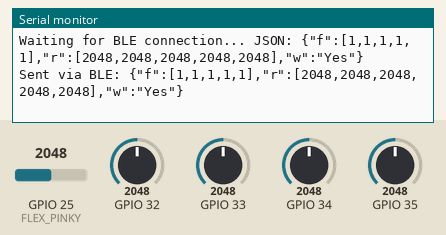
The sketch below on a simulated ESP32. Parts: the last lines printed to the serial monitor. The test bench sets the inputs (shaded band); at power-on: GPIO 32 = 2048, GPIO 34 = 2048, GPIO 35 = 2048, GPIO 25 (FLEX_PINKY) = 2048, GPIO 33 = 2048 (analog values on the 0–4095 scale). Nothing arrives over Bluetooth unless stated; a phone connects over Bluetooth LE 3 s after start.

Above: at 3.4 s.
3.5 s: GPIO 32 set to 165
At 3.91 s:
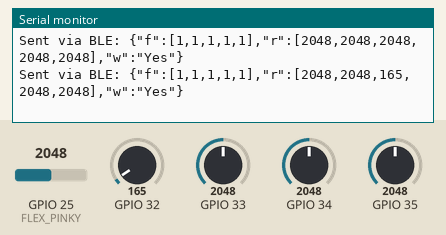
5.0 s: GPIO 32 set to 138
At 5.51 s:
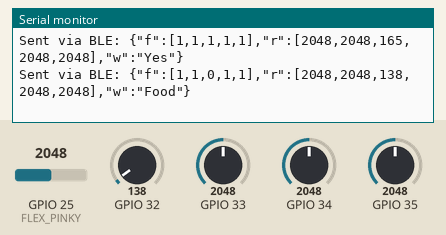
7.1 s: GPIO 34 set to 108
At 7.11 s:
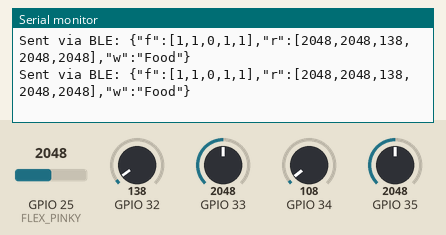
8.6 s: GPIO 34 set to 91
At 9.11 s:
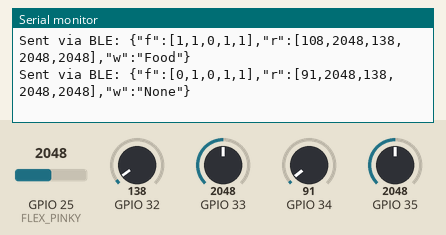
11.1 s: GPIO 35 set to 385
At 11.11 s:
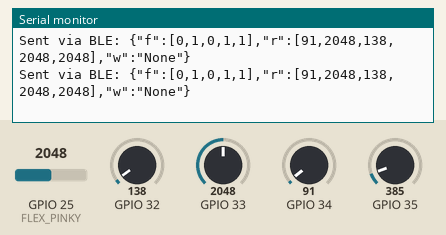

Measured:
- the behaviour switches between 151 and 150 on GPIO 32 (found by bisection; images 1 and 2)
- the behaviour switches between 101 and 100 on GPIO 34 (found by bisection; images 3 and 4)
- after the input at 3.5 s, the serial monitor: prints a new line after 0.16 s (image 1)
- after the input at 5.0 s, the serial monitor: prints a new line after 0.26 s (image 2)
- after the input at 8.6 s, the serial monitor: prints a new line after 0.26 s (image 4)

The sketch:

glove_esp32.ino
```cpp
#include <BLEDevice.h>
#include <BLEServer.h>
#include <BLEUtils.h>
#include <BLE2902.h>

// Service and Characteristic UUIDs (Custom for our app)
#define SERVICE_UUID        "4fafc201-1fb5-459e-8fcc-c5c9c331914b"
#define CHARACTERISTIC_UUID "beb5483e-36e1-4688-b7f5-ea07361b26a8"

BLEServer* pServer = NULL;
BLECharacteristic* pCharacteristic = NULL;
bool deviceConnected = false;

// Pin Definitions
#define FLEX_THUMB   34
#define FLEX_INDEX   35
#define FLEX_MIDDLE  32
#define FLEX_RING    33
#define FLEX_PINKY   25

// Thresholds
#define THRESH_THUMB   100
#define THRESH_INDEX   350
#define THRESH_MIDDLE  150
#define THRESH_RING     20
#define THRESH_PINKY    20

#define NUM_SAMPLES     10
#define SEND_INTERVAL   400 // Slightly slower for BLE stability

struct Gesture {
  const char* word;
  int pattern[5];
};

Gesture gestures[] = {
  {"Hello",     {0, 0, 0, 0, 0}}, {"Yes",       {1, 1, 1, 1, 1}},
  {"No",        {0, 1, 1, 0, 0}}, {"I",         {1, 0, 1, 1, 1}},
  {"You",       {1, 0, 1, 1, 0}}, {"Help",      {0, 0, 0, 1, 1}},
  {"Please",    {0, 1, 1, 1, 0}}, {"Sorry",     {1, 0, 1, 1, 1}},
  {"Thank You", {1, 0, 0, 0, 0}}, {"Good",      {0, 0, 1, 1, 0}},
  {"Bad",       {1, 1, 0, 0, 1}}, {"Water",     {0, 1, 1, 1, 0}},
  {"Food",      {1, 1, 0, 1, 1}}, {"Home",      {0, 1, 1, 0, 0}},
  {"Come",      {1, 0, 0, 1, 1}}, {"Go",        {1, 0, 0, 0, 1}},
  {"Stop",      {0, 0, 0, 0, 1}}, {"Eat",       {1, 1, 1, 0, 0}},
  {"Sleep",     {0, 1, 1, 1, 1}}, {"Pain",      {1, 0, 1, 0, 1}},
  {"Hot",       {0, 1, 0, 0, 1}}, {"Cold",      {1, 0, 1, 1, 0}},
  {"More",      {0, 0, 1, 0, 1}}, {"We",        {0, 0, 0, 1, 0}},
  {"Finished",  {1, 1, 1, 1, 0}},
};

const int NUM_GESTURES = sizeof(gestures) / sizeof(gestures[0]);
unsigned long lastSendTime = 0;

class MyServerCallbacks: public BLEServerCallbacks {
    void onConnect(BLEServer* pServer) { deviceConnected = true; };
    void onDisconnect(BLEServer* pServer) {
      deviceConnected = false;
      // Restart advertising so it can be re-found
      pServer->getAdvertising()->start();
    }
};

int readFlex(int pin) {
  long sum = 0;
  for (int i = 0; i < NUM_SAMPLES; i++) {
    sum += analogRead(pin);
    delay(1);
  }
  return sum / NUM_SAMPLES;
}

void setup() {
  Serial.begin(115200);
  analogReadResolution(12);

  // Initialize BLE
  BLEDevice::init("ISL_Glove_Pro");
  pServer = BLEDevice::createServer();
  pServer->setCallbacks(new MyServerCallbacks());

  BLEService *pService = pServer->createService(SERVICE_UUID);
  pCharacteristic = pService->createCharacteristic(
                      CHARACTERISTIC_UUID,
                      BLECharacteristic::PROPERTY_NOTIFY
                    );
  pCharacteristic->addDescriptor(new BLE2902());
  pService->start();

  BLEAdvertising *pAdvertising = BLEDevice::getAdvertising();
  pAdvertising->addServiceUUID(SERVICE_UUID);
  pAdvertising->setScanResponse(true);
  pAdvertising->setMinPreferred(0x06);
  pAdvertising->setMinPreferred(0x12);
  BLEDevice::startAdvertising();
  Serial.println("BLE Ready: ISL_Glove_Pro");
}

void loop() {
  unsigned long now = millis();
  if (now - lastSendTime < SEND_INTERVAL) return;
  lastSendTime = now;

  int raw[5] = { readFlex(FLEX_THUMB), readFlex(FLEX_INDEX), readFlex(FLEX_MIDDLE), readFlex(FLEX_RING), readFlex(FLEX_PINKY) };
  int fingers[5] = { raw[0]>THRESH_THUMB, raw[1]>THRESH_INDEX, raw[2]>THRESH_MIDDLE, raw[3]>THRESH_RING, raw[4]>THRESH_PINKY };

  String word = "None";
  for (int g = 0; g < NUM_GESTURES; g++) {
    bool match = true;
    for (int f = 0; f < 5; f++) if (fingers[f] != gestures[g].pattern[f]) { match = false; break; }
    if (match) { word = gestures[g].word; break; }
  }

  // Construct JSON
  String json = "{\"f\":[" + String(fingers[0]) + "," + String(fingers[1]) + "," + String(fingers[2]) + "," + String(fingers[3]) + "," + String(fingers[4]) + "],";
  json += "\"r\":[" + String(raw[0]) + "," + String(raw[1]) + "," + String(raw[2]) + "," + String(raw[3]) + "," + String(raw[4]) + "],";
  json += "\"w\":\"" + word + "\"}";

  if (deviceConnected) {
    pCharacteristic->setValue(json.c_str());
    pCharacteristic->notify();
    Serial.println("Sent via BLE: " + json);
  } else {
    Serial.println("Waiting for BLE connection... JSON: " + json);
  }
}
```
